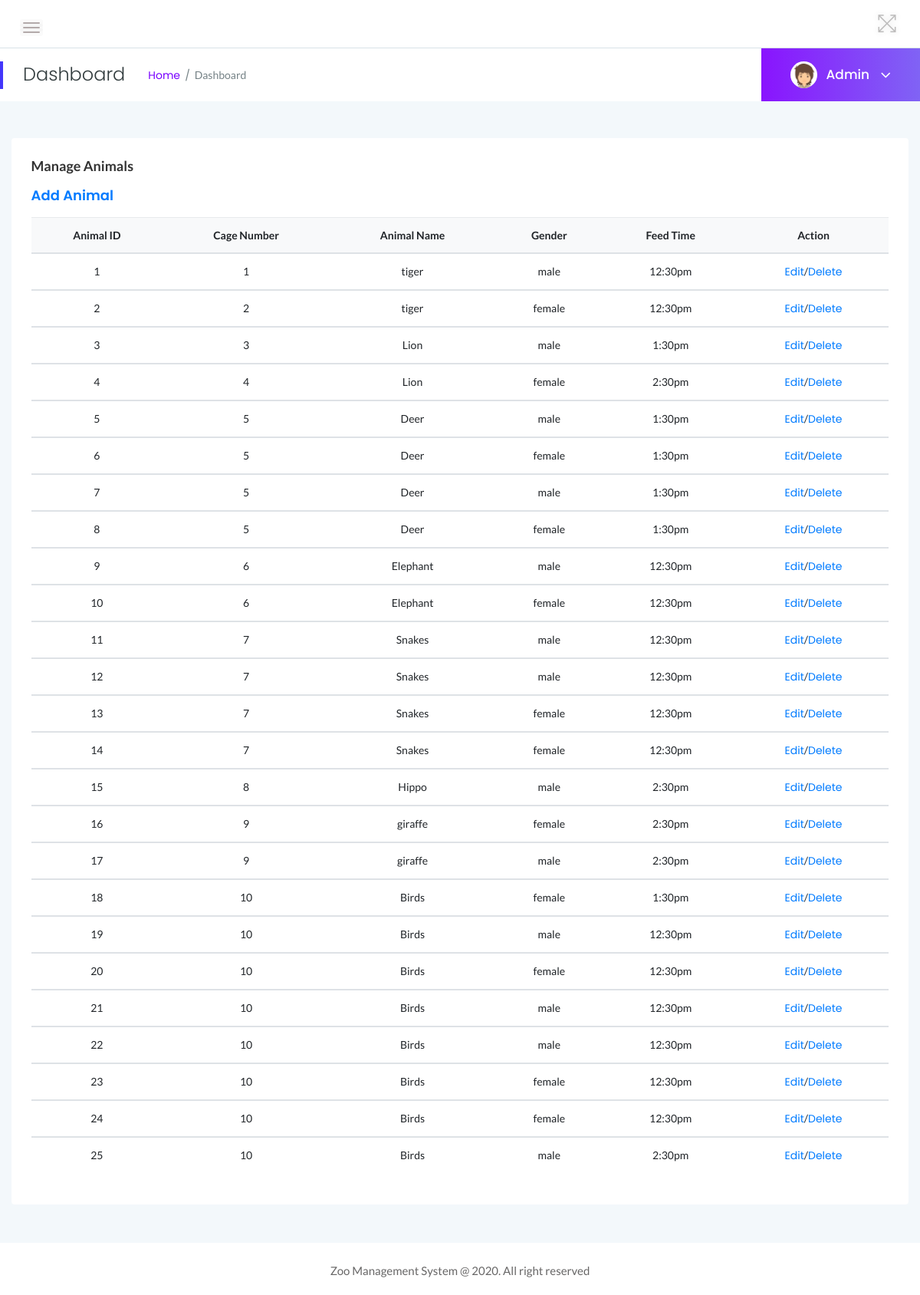
The app's page /admin/manage-animals.php (signed in) with its own data.
### tables this page shows
CREATE TABLE IF NOT EXISTS ANIMAL (
	Aid int(10) NOT NULL,
	Gender VARCHAR(10) DEFAULT NULL,
	Cage_Number INT NOT NULL,
	Feed_Time VARCHAR(30) NOT NULL,
	AKid int(10) NOT NULL,
	PRIMARY KEY(Aid),
	CONSTRAINT fk_ani_akid FOREIGN KEY(AKid) REFERENCES ANIMAL_KIND(AKid) ON DELETE CASCADE ON UPDATE CASCADE
);

CREATE TABLE IF NOT EXISTS ANIMAL_KIND (
	AKid int(10) NOT NULL,
	AName VARCHAR(30) NOT NULL,
	Physical_Characteristics TEXT NOT NULL,
	Zoo_Region VARCHAR(50) NOT NULL,
	Diet VARCHAR(30) NOT NULL,
	Population_Status VARCHAR(30) NOT NULL,
	AnimalImage VARCHAR(100) NOT NULL,
	PRIMARY KEY(AKid)
);

### admin/manage-animals.php (the view, shortened to what this page needs)
<?php
include('includes/dbconnection.php');
if (strlen($_SESSION['zmsaid']==0)) {
  header('location:logout.php');
  } else{
?>
<!doctype html>
<html class="no-js" lang="en">
<head>
    <link rel="stylesheet" href="assets/css/bootstrap.min.css">
    <link rel="stylesheet" href="assets/css/font-awesome.min.css">
    <link rel="stylesheet" href="assets/css/themify-icons.css">
    <link rel="stylesheet" href="assets/css/metisMenu.css">
    <link rel="stylesheet" href="assets/css/owl.carousel.min.css">
    <link rel="stylesheet" href="assets/css/slicknav.min.css">
    <link rel="stylesheet" href="https://www.amcharts.com/lib/3/plugins/export/export.css" type="text/css" media="all" />
    <link rel="stylesheet" type="text/css" href="https://cdn.datatables.net/1.10.19/css/jquery.dataTables.css">
    <link rel="stylesheet" type="text/css" href="https://cdn.datatables.net/1.10.18/css/dataTables.bootstrap4.min.css">
    <link rel="stylesheet" type="text/css" href="https://cdn.datatables.net/responsive/2.2.3/css/responsive.bootstrap.min.css">
    <link rel="stylesheet" type="text/css" href="https://cdn.datatables.net/responsive/2.2.3/css/responsive.jqueryui.min.css">
    <link rel="stylesheet" href="assets/css/typography.css">
    <link rel="stylesheet" href="assets/css/default-css.css">
    <link rel="stylesheet" href="assets/css/styles.css">
    <link rel="stylesheet" href="assets/css/responsive.css">
</head>
<body>
    <div class="page-container">
        <div class="main-content">
          <?php include_once('includes/header.php');?>
            <?php include_once('includes/pagetitle.php');?>
            <div class="main-content-inner">
                <div class="row">
                    <div class="col-12 mt-5">
                        <div class="card">
                            <div class="card-body">
                                <h4 class="header-title">Manage Animals</h4>
                                <h3 class="header-title"><a href="add-animal.php">Add Animal</a></h3>
                                <div class="data-tables">
                <table class="table text-center">
                                        <thead class="bg-light text-capitalize">
                                            <tr>
                                                <th>Animal ID</th>
                                                <th>Cage Number</th>
                                                <th>Animal Name</th>
                                                <th>Gender</th>
                                                <th>Feed Time</th>
                                                <th>Action</th>
                                            </tr>
                                        </thead>
                                        <?php
$ret=mysqli_query($con,"select * from ANIMAL natural join ANIMAL_KIND order by Aid ");
while ($row=mysqli_fetch_array($ret)) {
?>
                                        <tbody>
          <tr data-expanded="true">
                  <td><?php  echo $row['Aid'];?></td>
                  <td><?php  echo $row['Cage_Number'];?></td>
                  <td><?php  echo $row['AName'];?></td>
                  <td><?php  echo $row['Gender'];?></td>
                  <td><?php  echo $row['Feed_Time'];?></td>
                  <td><a href="edit-animal-details.php?editid=<?php echo $row['Aid'];?>">Edit</a>/<a href="delete-animal-details.php?editid=<?php echo $row['Aid'];?>">Delete</a></td>
                </tr>
                <?php
}?>
 </tbody>
                                    </table>
                                </div>
                            </div>
                        </div>
                    </div>
                </div>
            </div>
        </div>
        <?php include_once('includes/footer.php');?>
    </div>
</body>
</html>
<?php }  ?>

### admin/includes/pagetitle.php (shortened to what this page needs)
<?php
include('includes/dbconnection.php');
?>
<div class="page-title-area">
                <div class="row align-items-center">
                    <div class="col-sm-6">
                        <div class="breadcrumbs-area clearfix">
                            <h4 class="page-title pull-left">Dashboard</h4>
                            <ul class="breadcrumbs pull-left">
                                <li><a href="dashboard.php">Home</a></li>
                                <li><span>Dashboard</span></li>
                            </ul>
                        </div>
                    </div>
                    <div class="col-sm-6 clearfix">
                        <div class="user-profile pull-right">
                            <img class="avatar user-thumb" src="assets/images/author/avatar.png" alt="avatar">
                            <?php
$adid=$_SESSION['zmsaid'];
$ret=mysqli_query($con,"select AdminName from tbladmin where ID='$adid'");
$row=mysqli_fetch_array($ret);
$name=$row['AdminName'];
?>
                            <h4 class="user-name dropdown-toggle" data-toggle="dropdown"><?php echo $name; ?> <i class="fa fa-angle-down"></i></h4>
                        </div>
                    </div>
                </div>
            </div>

### admin/assets/css/typography.css (style rules this page uses)
body { font-size: 14px; font-family: 'Lato', sans-serif; }
h1, h2, h3, h4, h5, h6 { margin: 0; font-family: 'Poppins', sans-serif; }
a, a:visited { text-decoration: none; transition: all 0.3s ease-in-out; -webkit-transition: all 0.3s ease-in-out; -moz-transition: all 0.3s ease-in-out; -o-transition: all 0.3s ease-in-out; outline: 0; font-family: 'Poppins', sans-serif; }
ul, ol { margin-bottom: 0px; margin-top: 0px; padding: 0; }
ul { margin: 0; list-style-type: none; }

### admin/assets/css/default-css.css (style rules this page uses)
* { margin: 0; padding: 0; box-sizing: border-box; }
*, *:before, *:after { -moz-box-sizing: border-box; -webkit-box-sizing: border-box; box-sizing: border-box; }
html { -webkit-font-smoothing: antialiased; }
body { background: #fff; font-weight: normal; -webkit-font-smoothing: antialiased; -webkit-text-size-adjust: 100%; }
img { max-width: 100%; height: auto; }
:root { --primary-color: #4336FB; }

### admin/assets/css/styles.css (style rules this page uses)
.page-container { width: 100%; height: 100%; min-height: 100vh; padding-left: 280px; -webkit-transition: padding-left 0.3s ease 0s; transition: padding-left 0.3s ease 0s; }
.card { border: none; border-radius: 4px; background-color: #fff; -webkit-transition: all 0.3s ease 0s; transition: all 0.3s ease 0s; }
.card-body { padding: 25.6px; padding: 1.6rem; }
.main-content { width: 100%; background: #F3F8FB; }
.main-content-inner { padding: 0 30px 50px; }
.page-title-area { padding: 0 30px; background: #fff; position: relative; }
.page-title-area:before { content: ''; position: absolute; left: 0; top: 50%; width: 4px; height: 36px; background: var(--primary-color); -webkit-transform: translateY(-50%); transform: translateY(-50%); }
.page-title { font-size: 24px; font-weight: 300; color: #313b3d; letter-spacing: 0; margin-right: 30px; }
ul.breadcrumbs { margin-top: 4px; }
.breadcrumbs li { display: inline-block; }
.breadcrumbs li a, .breadcrumbs li span { display: block; font-size: 14px; font-weight: 400; color: #7801ff; letter-spacing: 0; margin-right: 16px; position: relative; }
.breadcrumbs li a:before { content: '/'; color: #768387; position: absolute; right: -13px; top: 0; }
.breadcrumbs li span { margin-right: 0; color: #768387; text-transform: capitalize; }
.user-profile { margin-right: -30px; display: -webkit-box; display: -ms-flexbox; display: flex; -webkit-box-align: center; -ms-flex-align: center; align-items: center; -ms-flex-wrap: wrap; flex-wrap: wrap; background: -webkit-linear-gradient(left, #8914fe 0%, #8063f5 100%); background: linear-gradient(to right, #8914fe 0%, #8063f5 100%); padding: 17px 38px; position: relative; }
.user-profile img.avatar { height: 35px; width: 35px; border-radius: 50%; margin-right: 12px; }
.user-name { font-size: 17px; font-weight: 500; color: #fff; letter-spacing: 0; cursor: pointer; -webkit-user-select: none; -moz-user-select: none; -ms-user-select: none; user-select: none; }
.user-name i { margin-left: 10px; font-size: 21px; vertical-align: middle; position: relative; }
.notification-area .dropdown-toggle, .user-name.dropdown-toggle { position: relative; }
.notification-area .dropdown-toggle:after, .user-name.dropdown-toggle:after { display: none; }
.header-title { font-family: 'Lato', sans-serif; font-size: 18px; font-weight: 600; letter-spacing: 0; color: #333; text-transform: capitalize; margin-bottom: 17px; }
table tr th { border-bottom: none; }
table tr th, table tr td { border-top: 1px solid rgba(120, 130, 140, 0.13) !important; }

### admin/assets/css/responsive.css (style rules this page uses)
@media (min-width: 1200px) and (max-width: 1364px) { .main-content-inner { padding: 0 15px 50px; } }
@media (min-width: 1200px) and (max-width: 1364px) { .page-container, .sbar_collapsed.page-container { padding-left: 0; } }

### records on screen
animal: Aid "1", Cage_Number "1", AKid.AName "tiger", Gender "male", Feed_Time "12:30pm"
animal: Aid "2", Cage_Number "2", AKid.AName "tiger", Gender "female", Feed_Time "12:30pm"
animal: Aid "3", Cage_Number "3", AKid.AName "Lion", Gender "male", Feed_Time "1:30pm"
animal: Aid "4", Cage_Number "4", AKid.AName "Lion", Gender "female", Feed_Time "2:30pm"
animal: Aid "5", Cage_Number "5", AKid.AName "Deer", Gender "male", Feed_Time "1:30pm"
animal: Aid "6", Cage_Number "5", AKid.AName "Deer", Gender "female", Feed_Time "1:30pm"
animal: Aid "7", Cage_Number "5", AKid.AName "Deer", Gender "male", Feed_Time "1:30pm"
animal: Aid "8", Cage_Number "5", AKid.AName "Deer", Gender "female", Feed_Time "1:30pm"
animal: Aid "9", Cage_Number "6", AKid.AName "Elephant", Gender "male", Feed_Time "12:30pm"
animal: Aid "10", Cage_Number "6", AKid.AName "Elephant", Gender "female", Feed_Time "12:30pm"
animal: Aid "11", Cage_Number "7", AKid.AName "Snakes", Gender "male", Feed_Time "12:30pm"
animal: Aid "12", Cage_Number "7", AKid.AName "Snakes", Gender "male", Feed_Time "12:30pm"
animal: Aid "13", Cage_Number "7", AKid.AName "Snakes", Gender "female", Feed_Time "12:30pm"
animal: Aid "14", Cage_Number "7", AKid.AName "Snakes", Gender "female", Feed_Time "12:30pm"
animal: Aid "15", Cage_Number "8", AKid.AName "Hippo", Gender "male", Feed_Time "2:30pm"
animal: Aid "16", Cage_Number "9", AKid.AName "giraffe", Gender "female", Feed_Time "2:30pm"
animal: Aid "17", Cage_Number "9", AKid.AName "giraffe", Gender "male", Feed_Time "2:30pm"
animal: Aid "18", Cage_Number "10", AKid.AName "Birds", Gender "female", Feed_Time "1:30pm"
animal: Aid "19", Cage_Number "10", AKid.AName "Birds", Gender "male", Feed_Time "12:30pm"
animal: Aid "20", Cage_Number "10", AKid.AName "Birds", Gender "female", Feed_Time "12:30pm"
animal: Aid "21", Cage_Number "10", AKid.AName "Birds", Gender "male", Feed_Time "12:30pm"
animal: Aid "22", Cage_Number "10", AKid.AName "Birds", Gender "male", Feed_Time "12:30pm"
animal: Aid "23", Cage_Number "10", AKid.AName "Birds", Gender "female", Feed_Time "12:30pm"
animal: Aid "24", Cage_Number "10", AKid.AName "Birds", Gender "female", Feed_Time "12:30pm"
animal: Aid "25", Cage_Number "10", AKid.AName "Birds", Gender "male", Feed_Time "2:30pm"

### other values on screen
$name "Admin"
